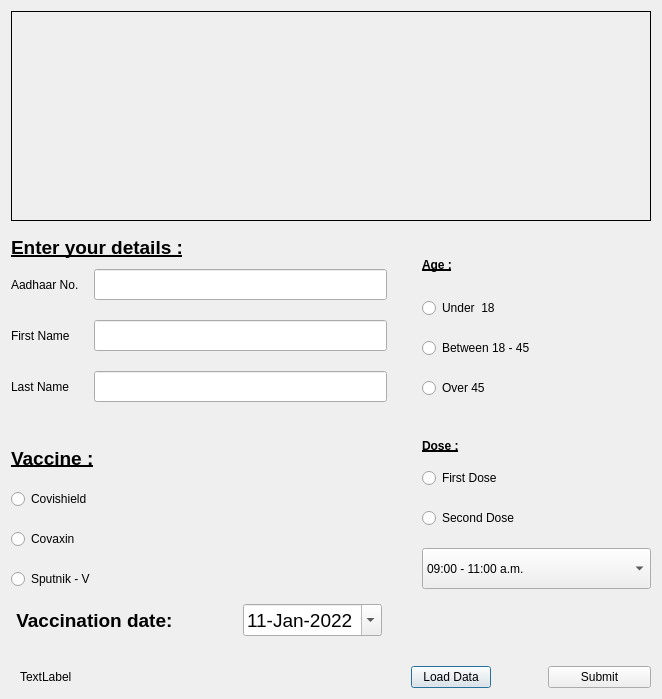
<?xml version="1.0" encoding="UTF-8"?>
<ui version="4.0">
 <class>UserDialog1</class>
 <widget class="QDialog" name="UserDialog1">
  <property name="geometry">
   <rect>
    <x>0</x>
    <y>0</y>
    <width>662</width>
    <height>699</height>
   </rect>
  </property>
  <property name="windowTitle">
   <string>Dialog</string>
  </property>
  <layout class="QHBoxLayout" name="horizontalLayout_9">
   <item>
    <layout class="QVBoxLayout" name="verticalLayout_13" stretch="159,268,93">
     <property name="spacing">
      <number>15</number>
     </property>
     <item>
      <layout class="QVBoxLayout" name="verticalLayout_11">
       <item>
        <widget class="QLabel" name="label_chooseVaccine">
         <property name="enabled">
          <bool>true</bool>
         </property>
         <property name="maximumSize">
          <size>
           <width>707</width>
           <height>240</height>
          </size>
         </property>
         <property name="baseSize">
          <size>
           <width>651</width>
           <height>221</height>
          </size>
         </property>
         <property name="contextMenuPolicy">
          <enum>Qt::NoContextMenu</enum>
         </property>
         <property name="autoFillBackground">
          <bool>false</bool>
         </property>
         <property name="frameShape">
          <enum>QFrame::Box</enum>
         </property>
         <property name="text">
          <string/>
         </property>
         <property name="textFormat">
          <enum>Qt::AutoText</enum>
         </property>
         <property name="pixmap">
          <pixmap>:/img/vaccinePic1.png</pixmap>
         </property>
         <property name="scaledContents">
          <bool>false</bool>
         </property>
        </widget>
       </item>
      </layout>
     </item>
     <item>
      <layout class="QHBoxLayout" name="horizontalLayout_8" stretch="5,3">
       <property name="spacing">
        <number>30</number>
       </property>
       <item>
        <layout class="QVBoxLayout" name="verticalLayout_9" stretch="1,1">
         <property name="spacing">
          <number>30</number>
         </property>
         <item>
          <layout class="QVBoxLayout" name="verticalLayout_5" stretch="1,9">
           <property name="spacing">
            <number>10</number>
           </property>
           <property name="rightMargin">
            <number>0</number>
           </property>
           <item>
            <widget class="QLabel" name="label_vaccine_version_2">
             <property name="font">
              <font>
               <pointsize>14</pointsize>
               <italic>false</italic>
               <bold>true</bold>
               <underline>true</underline>
              </font>
             </property>
             <property name="styleSheet">
              <string notr="true">font: 75 14pt &quot;MS Shell Dlg 2&quot;;
text-decoration: underline;
color: black;
font-weight: bold;</string>
             </property>
             <property name="text">
              <string>Enter your details :</string>
             </property>
            </widget>
           </item>
           <item>
            <layout class="QVBoxLayout" name="verticalLayout_4" stretch="1,1,1">
             <property name="spacing">
              <number>20</number>
             </property>
             <item>
              <layout class="QHBoxLayout" name="horizontalLayout" stretch="2,8">
               <property name="spacing">
                <number>10</number>
               </property>
               <property name="rightMargin">
                <number>5</number>
               </property>
               <item>
                <widget class="QLabel" name="label_aadhaar">
                 <property name="styleSheet">
                  <string notr="true">font: 75 14pt &quot;MS Shell Dlg 2&quot;;</string>
                 </property>
                 <property name="text">
                  <string>Aadhaar No.</string>
                 </property>
                </widget>
               </item>
               <item>
                <widget class="QLineEdit" name="lineEdit_aadhaar">
                 <property name="font">
                  <font>
                   <pointsize>14</pointsize>
                   <bold>true</bold>
                  </font>
                 </property>
                </widget>
               </item>
              </layout>
             </item>
             <item>
              <layout class="QHBoxLayout" name="horizontalLayout_2" stretch="2,8">
               <property name="spacing">
                <number>10</number>
               </property>
               <property name="rightMargin">
                <number>5</number>
               </property>
               <item>
                <widget class="QLabel" name="label_fName">
                 <property name="styleSheet">
                  <string notr="true">font: 75 14pt &quot;MS Shell Dlg 2&quot;;</string>
                 </property>
                 <property name="text">
                  <string>First Name</string>
                 </property>
                </widget>
               </item>
               <item>
                <widget class="QLineEdit" name="lineEdit_fName">
                 <property name="font">
                  <font>
                   <pointsize>14</pointsize>
                   <bold>true</bold>
                  </font>
                 </property>
                </widget>
               </item>
              </layout>
             </item>
             <item>
              <layout class="QHBoxLayout" name="horizontalLayout_3" stretch="2,8">
               <property name="spacing">
                <number>10</number>
               </property>
               <property name="rightMargin">
                <number>5</number>
               </property>
               <item>
                <widget class="QLabel" name="label_lName">
                 <property name="styleSheet">
                  <string notr="true">font: 75 14pt &quot;MS Shell Dlg 2&quot;;</string>
                 </property>
                 <property name="text">
                  <string>Last Name</string>
                 </property>
                </widget>
               </item>
               <item>
                <widget class="QLineEdit" name="lineEdit_lName">
                 <property name="font">
                  <font>
                   <pointsize>14</pointsize>
                   <bold>true</bold>
                  </font>
                 </property>
                </widget>
               </item>
              </layout>
             </item>
            </layout>
           </item>
          </layout>
         </item>
         <item>
          <layout class="QVBoxLayout" name="verticalLayout_6" stretch="1,9">
           <property name="spacing">
            <number>5</number>
           </property>
           <item>
            <widget class="QLabel" name="label_vaccine_version">
             <property name="font">
              <font>
               <pointsize>14</pointsize>
               <italic>false</italic>
               <bold>true</bold>
               <underline>true</underline>
              </font>
             </property>
             <property name="styleSheet">
              <string notr="true">font: 75 14pt &quot;MS Shell Dlg 2&quot;;
text-decoration: underline;
color: black;
font-weight: bold;</string>
             </property>
             <property name="text">
              <string>Vaccine :</string>
             </property>
            </widget>
           </item>
           <item>
            <layout class="QVBoxLayout" name="verticalLayout_3" stretch="1,1,1">
             <property name="spacing">
              <number>20</number>
             </property>
             <property name="bottomMargin">
              <number>0</number>
             </property>
             <item>
              <widget class="QRadioButton" name="radioButton_Covishield">
               <property name="styleSheet">
                <string notr="true">font: 75 14pt &quot;MS Shell Dlg 2&quot;;</string>
               </property>
               <property name="text">
                <string>Covishield</string>
               </property>
              </widget>
             </item>
             <item>
              <widget class="QRadioButton" name="radioButton_Covaxin">
               <property name="styleSheet">
                <string notr="true">font: 75 14pt &quot;MS Shell Dlg 2&quot;;</string>
               </property>
               <property name="text">
                <string>Covaxin</string>
               </property>
              </widget>
             </item>
             <item>
              <widget class="QRadioButton" name="radioButton_SputnikV">
               <property name="styleSheet">
                <string notr="true">font: 75 14pt &quot;MS Shell Dlg 2&quot;;</string>
               </property>
               <property name="text">
                <string>Sputnik - V</string>
               </property>
              </widget>
             </item>
            </layout>
           </item>
          </layout>
         </item>
        </layout>
       </item>
       <item>
        <layout class="QVBoxLayout" name="verticalLayout_10" stretch="1,1">
         <property name="spacing">
          <number>30</number>
         </property>
         <item>
          <layout class="QVBoxLayout" name="verticalLayout_7" stretch="1,9">
           <property name="spacing">
            <number>5</number>
           </property>
           <item>
            <widget class="QLabel" name="label_age">
             <property name="styleSheet">
              <string notr="true">font: 75 14pt &quot;MS Shell Dlg 2&quot;;
text-decoration: underline;
color: black;
font-weight: bold;</string>
             </property>
             <property name="text">
              <string>Age :</string>
             </property>
            </widget>
           </item>
           <item>
            <layout class="QVBoxLayout" name="verticalLayout" stretch="1,1,1">
             <property name="spacing">
              <number>20</number>
             </property>
             <item>
              <widget class="QRadioButton" name="radioButton_under18">
               <property name="styleSheet">
                <string notr="true">font: 75 14pt &quot;MS Shell Dlg 2&quot;;</string>
               </property>
               <property name="text">
                <string>Under  18</string>
               </property>
              </widget>
             </item>
             <item>
              <widget class="QRadioButton" name="radioButton_over18">
               <property name="styleSheet">
                <string notr="true">font: 75 14pt &quot;MS Shell Dlg 2&quot;;</string>
               </property>
               <property name="text">
                <string>Between 18 - 45</string>
               </property>
              </widget>
             </item>
             <item>
              <widget class="QRadioButton" name="radioButton_over45">
               <property name="styleSheet">
                <string notr="true">font: 75 14pt &quot;MS Shell Dlg 2&quot;;</string>
               </property>
               <property name="text">
                <string>Over 45</string>
               </property>
              </widget>
             </item>
            </layout>
           </item>
          </layout>
         </item>
         <item>
          <layout class="QVBoxLayout" name="verticalLayout_8" stretch="1,9">
           <property name="spacing">
            <number>5</number>
           </property>
           <item>
            <widget class="QLabel" name="label_dose">
             <property name="styleSheet">
              <string notr="true">font: 75 14pt &quot;MS Shell Dlg 2&quot;;
text-decoration: underline;
color: black;
font-weight: bold;</string>
             </property>
             <property name="text">
              <string>Dose :</string>
             </property>
            </widget>
           </item>
           <item>
            <layout class="QVBoxLayout" name="verticalLayout_2" stretch="1,1,1">
             <property name="spacing">
              <number>20</number>
             </property>
             <item>
              <widget class="QRadioButton" name="radioButton_firstDose">
               <property name="styleSheet">
                <string notr="true">font: 75 14pt &quot;MS Shell Dlg 2&quot;;</string>
               </property>
               <property name="text">
                <string>First Dose</string>
               </property>
              </widget>
             </item>
             <item>
              <widget class="QRadioButton" name="radioButton_secondDose">
               <property name="styleSheet">
                <string notr="true">font: 75 14pt &quot;MS Shell Dlg 2&quot;;</string>
               </property>
               <property name="text">
                <string>Second Dose</string>
               </property>
              </widget>
             </item>
             <item>
              <widget class="QComboBox" name="comboBox_hours">
               <property name="sizePolicy">
                <sizepolicy hsizetype="Preferred" vsizetype="Preferred">
                 <horstretch>0</horstretch>
                 <verstretch>0</verstretch>
                </sizepolicy>
               </property>
               <property name="maximumSize">
                <size>
                 <width>294</width>
                 <height>41</height>
                </size>
               </property>
               <property name="layoutDirection">
                <enum>Qt::LeftToRight</enum>
               </property>
               <property name="styleSheet">
                <string notr="true">font: 75 12pt &quot;MS Shell Dlg 2&quot;;
font: 75 14pt &quot;MS Shell Dlg 2&quot;;</string>
               </property>
               <property name="insertPolicy">
                <enum>QComboBox::InsertAtBottom</enum>
               </property>
               <item>
                <property name="text">
                 <string>09:00 - 11:00 a.m.</string>
                </property>
               </item>
               <item>
                <property name="text">
                 <string>11:00 - 01:00 p.m.</string>
                </property>
               </item>
               <item>
                <property name="text">
                 <string>01:00 - 03:00 p.m.</string>
                </property>
               </item>
               <item>
                <property name="text">
                 <string>03:00 - 05:00 p.m.</string>
                </property>
               </item>
              </widget>
             </item>
            </layout>
           </item>
          </layout>
         </item>
        </layout>
       </item>
      </layout>
     </item>
     <item>
      <layout class="QVBoxLayout" name="verticalLayout_12" stretch="1,2">
       <property name="spacing">
        <number>30</number>
       </property>
       <item>
        <layout class="QHBoxLayout" name="horizontalLayout_7" stretch="0,0">
         <item>
          <layout class="QHBoxLayout" name="horizontalLayout_4">
           <property name="rightMargin">
            <number>5</number>
           </property>
           <item>
            <widget class="QLabel" name="label_date">
             <property name="font">
              <font>
               <pointsize>14</pointsize>
               <italic>false</italic>
               <bold>true</bold>
              </font>
             </property>
             <property name="styleSheet">
              <string notr="true">color: black;
font: 75 14pt &quot;MS Shell Dlg 2&quot;;
font-weight: bold;</string>
             </property>
             <property name="text">
              <string> Vaccination date:</string>
             </property>
            </widget>
           </item>
           <item>
            <spacer name="horizontalSpacer">
             <property name="orientation">
              <enum>Qt::Horizontal</enum>
             </property>
             <property name="sizeHint" stdset="0">
              <size>
               <width>40</width>
               <height>20</height>
              </size>
             </property>
            </spacer>
           </item>
           <item>
            <widget class="QDateEdit" name="dateEdit">
             <property name="font">
              <font>
               <pointsize>14</pointsize>
               <italic>false</italic>
               <bold>false</bold>
               <kerning>true</kerning>
              </font>
             </property>
             <property name="whatsThis">
              <string>&lt;html&gt;&lt;head/&gt;&lt;body&gt;&lt;p&gt;&lt;br/&gt;&lt;/p&gt;&lt;/body&gt;&lt;/html&gt;</string>
             </property>
             <property name="layoutDirection">
              <enum>Qt::LeftToRight</enum>
             </property>
             <property name="autoFillBackground">
              <bool>true</bool>
             </property>
             <property name="styleSheet">
              <string notr="true">font: 75 14pt &quot;MS Shell Dlg 2&quot;;</string>
             </property>
             <property name="frame">
              <bool>true</bool>
             </property>
             <property name="keyboardTracking">
              <bool>true</bool>
             </property>
             <property name="maximumDateTime">
              <datetime>
               <hour>23</hour>
               <minute>59</minute>
               <second>59</second>
               <year>2022</year>
               <month>12</month>
               <day>31</day>
              </datetime>
             </property>
             <property name="maximumDate">
              <date>
               <year>2022</year>
               <month>12</month>
               <day>31</day>
              </date>
             </property>
             <property name="minimumDate">
              <date>
               <year>2022</year>
               <month>1</month>
               <day>11</day>
              </date>
             </property>
             <property name="minimumTime">
              <time>
               <hour>0</hour>
               <minute>0</minute>
               <second>0</second>
              </time>
             </property>
             <property name="currentSection">
              <enum>QDateTimeEdit::DaySection</enum>
             </property>
             <property name="displayFormat">
              <string>dd-MMM-yyyy</string>
             </property>
             <property name="calendarPopup">
              <bool>true</bool>
             </property>
             <property name="timeSpec">
              <enum>Qt::LocalTime</enum>
             </property>
             <property name="date">
              <date>
               <year>2022</year>
               <month>1</month>
               <day>11</day>
              </date>
             </property>
            </widget>
           </item>
          </layout>
         </item>
         <item>
          <spacer name="horizontalSpacer_3">
           <property name="orientation">
            <enum>Qt::Horizontal</enum>
           </property>
           <property name="sizeHint" stdset="0">
            <size>
             <width>40</width>
             <height>20</height>
            </size>
           </property>
          </spacer>
         </item>
        </layout>
       </item>
       <item>
        <layout class="QHBoxLayout" name="horizontalLayout_6" stretch="8,5">
         <property name="spacing">
          <number>7</number>
         </property>
         <property name="leftMargin">
          <number>9</number>
         </property>
         <property name="rightMargin">
          <number>0</number>
         </property>
         <item>
          <widget class="QLabel" name="label_userP1">
           <property name="styleSheet">
            <string notr="true">font: 75 12pt &quot;MS Shell Dlg 2&quot;;</string>
           </property>
           <property name="text">
            <string>TextLabel</string>
           </property>
          </widget>
         </item>
         <item>
          <layout class="QHBoxLayout" name="horizontalLayout_5" stretch="1,1,2">
           <property name="spacing">
            <number>6</number>
           </property>
           <item>
            <widget class="QPushButton" name="pushButton_userLoadData">
             <property name="sizePolicy">
              <sizepolicy hsizetype="Minimum" vsizetype="Fixed">
               <horstretch>0</horstretch>
               <verstretch>0</verstretch>
              </sizepolicy>
             </property>
             <property name="styleSheet">
              <string notr="true">font: 75 12pt &quot;MS Shell Dlg 2&quot;;</string>
             </property>
             <property name="text">
              <string>Load Data</string>
             </property>
            </widget>
           </item>
           <item>
            <spacer name="horizontalSpacer_2">
             <property name="orientation">
              <enum>Qt::Horizontal</enum>
             </property>
             <property name="sizeHint" stdset="0">
              <size>
               <width>40</width>
               <height>20</height>
              </size>
             </property>
            </spacer>
           </item>
           <item>
            <widget class="QPushButton" name="pushButton_userSubmit">
             <property name="styleSheet">
              <string notr="true">font: 75 12pt &quot;MS Shell Dlg 2&quot;;</string>
             </property>
             <property name="text">
              <string>Submit</string>
             </property>
            </widget>
           </item>
          </layout>
         </item>
        </layout>
       </item>
      </layout>
     </item>
    </layout>
   </item>
  </layout>
 </widget>
 <resources/>
 <connections/>
</ui>
